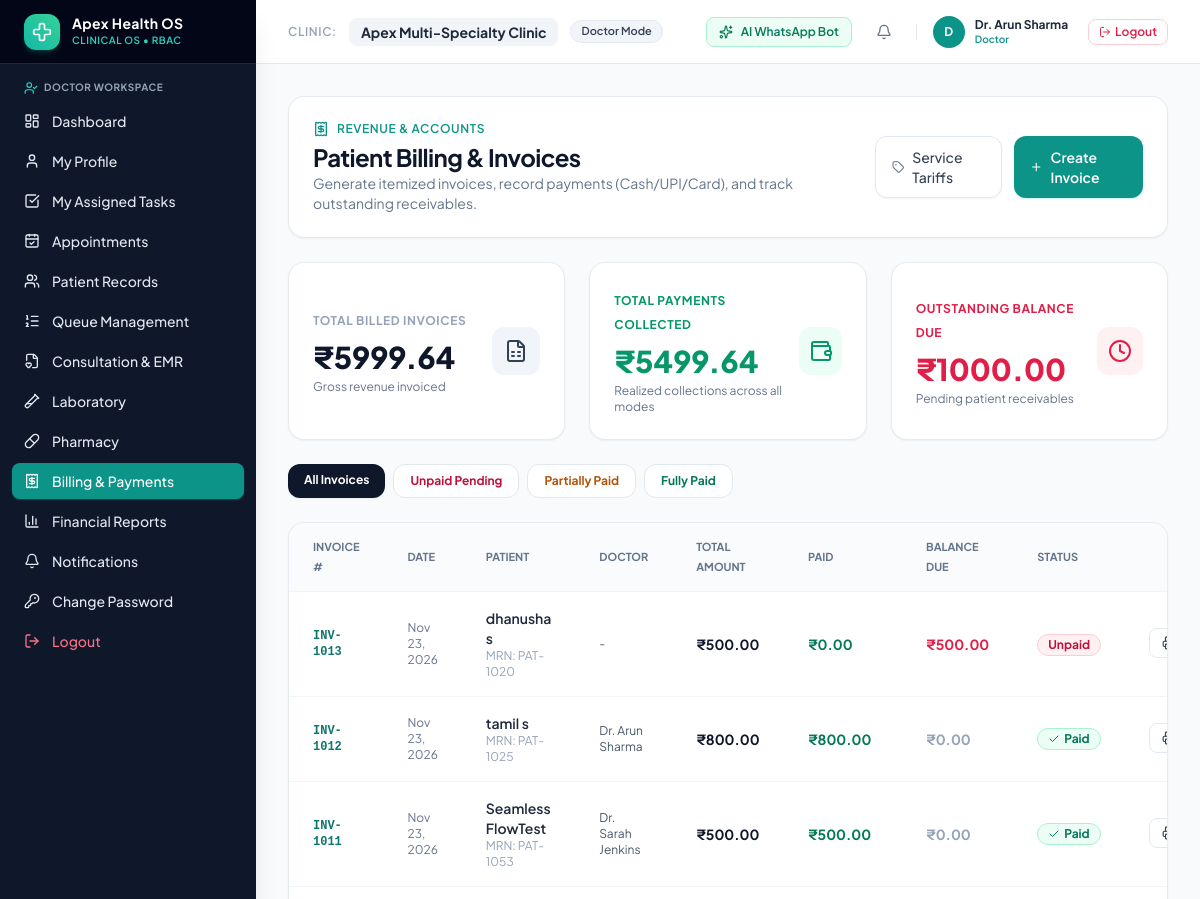
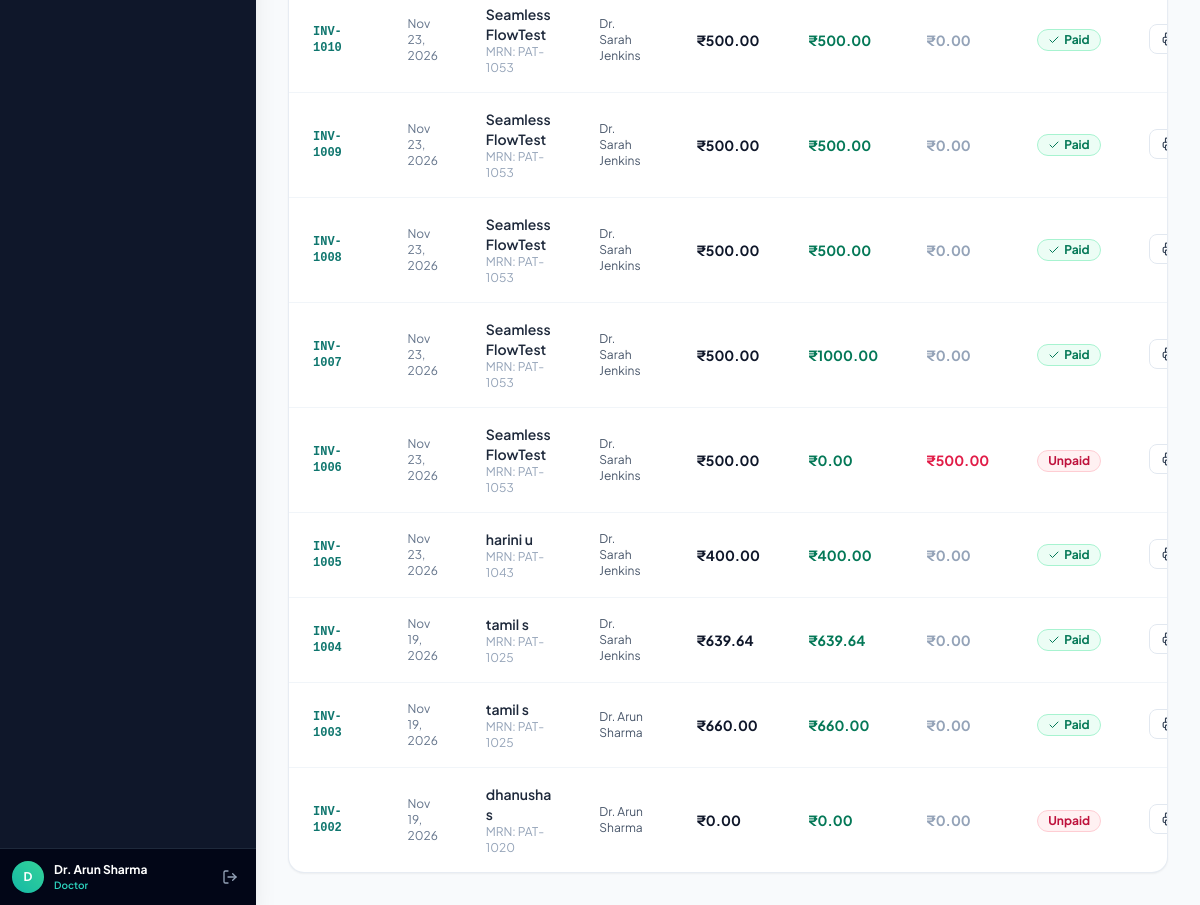
Before: /billing/ (signed in) with the older database file (2 pictures, top to bottom).
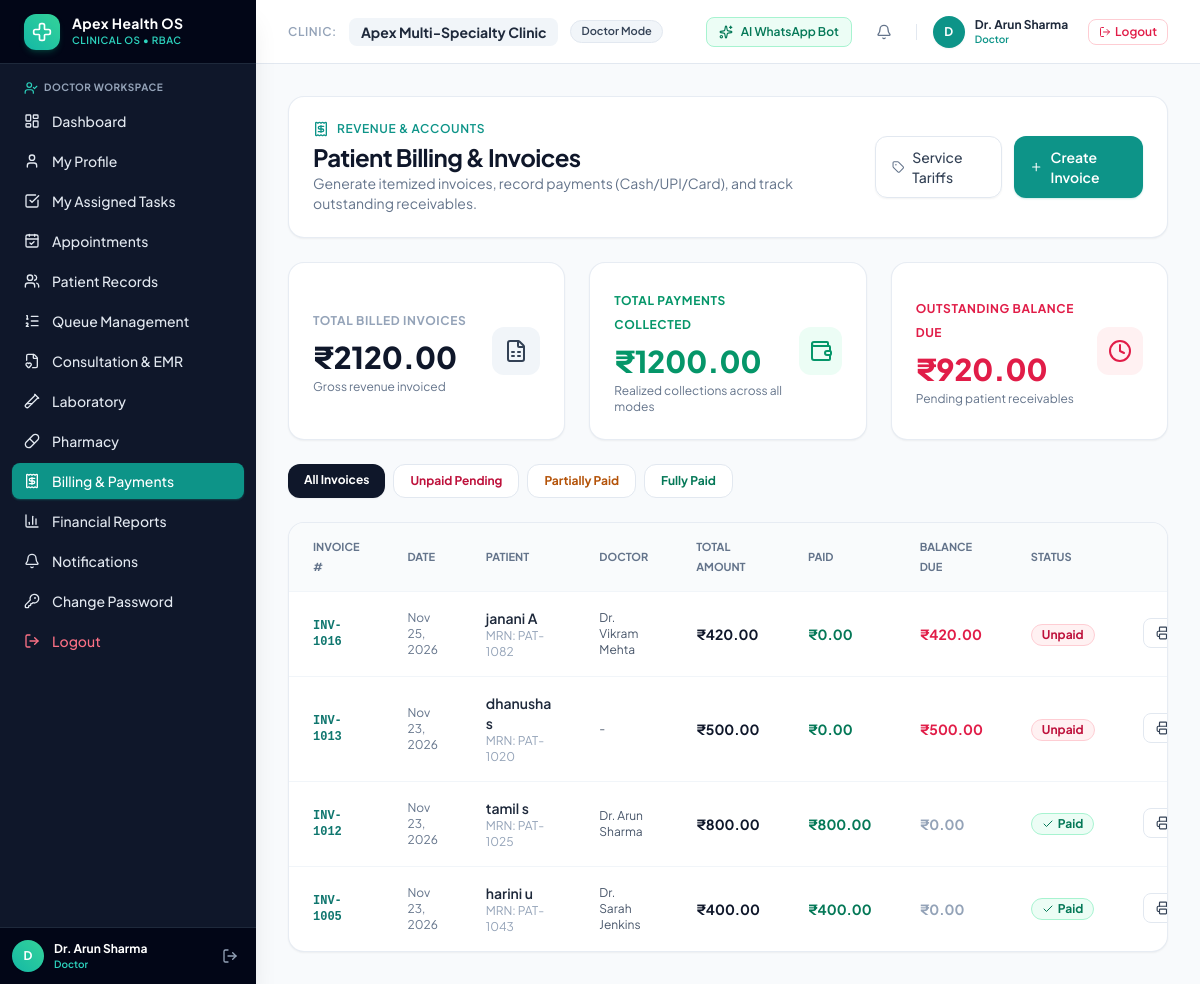
After: the same page with the newer database file.
### apps/billing/models.py (models this page shows, shortened)
class Invoice(TimeStampedModel):
    STATUS_CHOICES = [
        ('UNPAID', 'Unpaid / Pending'),
        ('PARTIALLY_PAID', 'Partially Paid'),
        ('PAID', 'Fully Paid'),
        ('CANCELLED', 'Cancelled / Void'),
    ]
    invoice_number = models.CharField(max_length=50, unique=True, blank=True)
    clinic = models.ForeignKey('clinics.Clinic', on_delete=models.CASCADE, related_name='invoices')
    patient = models.ForeignKey('patients.Patient', on_delete=models.CASCADE, related_name='invoices')
    doctor = models.ForeignKey('doctors.Doctor', on_delete=models.SET_NULL, null=True, blank=True, related_name='invoices')
    appointment = models.ForeignKey('appointments.Appointment', on_delete=models.SET_NULL, null=True, blank=True, related_name='invoices')
    consultation = models.ForeignKey('consultations.Consultation', on_delete=models.SET_NULL, null=True, blank=True, related_name='invoices')
    subtotal = models.DecimalField(max_digits=10, decimal_places=2, default=0.00)
    discount = models.DecimalField(max_digits=10, decimal_places=2, default=0.00)
    tax_percent = models.DecimalField(max_digits=5, decimal_places=2, default=0.00, help_text="e.g. 5.00 for 5% GST")
    tax_amount = models.DecimalField(max_digits=10, decimal_places=2, default=0.00)
    total_amount = models.DecimalField(max_digits=10, decimal_places=2, default=0.00)
    paid_amount = models.DecimalField(max_digits=10, decimal_places=2, default=0.00)
    balance_due = models.DecimalField(max_digits=10, decimal_places=2, default=0.00)
    status = models.CharField(max_length=20, choices=STATUS_CHOICES, default='UNPAID')
    due_date = models.DateField(null=True, blank=True)
    notes = models.TextField(blank=True)
    class Meta:
        ordering = ['-created_at']

### apps/patients/models.py (models this page shows, shortened)
class Patient(TimeStampedModel):
    GENDER_CHOICES = [
        ('M', 'Male'),
        ('F', 'Female'),
        ('O', 'Other'),
    ]
    BLOOD_GROUPS = [
        ('A+', 'A+'), ('A-', 'A-'),
        ('B+', 'B+'), ('B-', 'B-'),
        ('AB+', 'AB+'), ('AB-', 'AB-'),
        ('O+', 'O+'), ('O-', 'O-'),
        ('UNKNOWN', 'Unknown'),
    ]
    clinic = models.ForeignKey('clinics.Clinic', on_delete=models.CASCADE, related_name='patients')
    user = models.OneToOneField(User, on_delete=models.SET_NULL, null=True, blank=True, related_name='patient_record')
    patient_id = models.CharField(max_length=30, blank=True, db_index=True, help_text="Unique Patient MRN ID")
    first_name = models.CharField(max_length=100)
    last_name = models.CharField(max_length=100, blank=True)
    phone = models.CharField(max_length=20, db_index=True)
    email = models.EmailField(blank=True)
    date_of_birth = models.DateField(null=True, blank=True)
    gender = models.CharField(max_length=1, choices=GENDER_CHOICES, default='M')
    blood_group = models.CharField(max_length=10, choices=BLOOD_GROUPS, default='UNKNOWN')
    address = models.TextField(blank=True)
    emergency_contact_name = models.CharField(max_length=100, blank=True)
    emergency_contact_phone = models.CharField(max_length=20, blank=True)
    allergies = models.TextField(blank=True)
    chronic_conditions = models.TextField(blank=True)
    medical_notes = models.TextField(blank=True)
    @property
    def full_name(self):
        return f"{self.first_name} {self.last_name}".strip()
    class Meta:
        ordering = ['first_name', 'last_name']
        unique_together = ('clinic', 'phone')

### apps/doctors/models.py (models this page shows, shortened)
class Doctor(TimeStampedModel):
    clinic = models.ForeignKey('clinics.Clinic', on_delete=models.CASCADE, related_name='doctors')
    user = models.OneToOneField(User, on_delete=models.SET_NULL, null=True, blank=True, related_name='doctor_profile')
    name = models.CharField(max_length=150)
    specialty = models.ForeignKey(Specialty, on_delete=models.SET_NULL, null=True, related_name='doctors')
    qualification = models.CharField(max_length=150, default='MBBS, MD')
    experience_years = models.PositiveIntegerField(default=5)
    consultation_fee = models.DecimalField(max_digits=10, decimal_places=2, default=500.00)
    phone = models.CharField(max_length=20, blank=True)
    email = models.EmailField(blank=True)
    bio = models.TextField(blank=True)
    photo = models.ImageField(upload_to='doctor_profiles/', null=True, blank=True)
    photo_url = models.CharField(max_length=500, blank=True)
    is_available = models.BooleanField(default=True)
    class Meta:
        ordering = ['name']

### apps/billing/views.py (the view)
# urls.py: path('', views.invoice_list, name='invoice_list'),
@login_required
def invoice_list(request):
    is_super = request.user.is_superuser
    profile = getattr(request.user, 'profile', None)
    role = profile.role if profile else ('SUPER_ADMIN' if is_super else 'STAFF')
    is_admin = is_super or role in ['SUPER_ADMIN', 'CLINIC_ADMIN']
    can_manage_billing = is_admin or role in ['ACCOUNTANT', 'RECEPTIONIST', 'DOCTOR', 'PHARMACIST', 'NURSE', 'LAB_TECH']
    if not can_manage_billing:
        messages.error(request, "Access restricted: Financial records and invoices are restricted to Clinic Staff.")
        return redirect('dashboard:index')
    status_filter = request.GET.get('status', '')
    invoices = Invoice.objects.select_related('patient', 'doctor').all()
    if status_filter:
        invoices = invoices.filter(status=status_filter)
    total_billed = sum((inv.total_amount for inv in invoices), Decimal('0.00'))
    total_collected = sum((inv.paid_amount for inv in invoices), Decimal('0.00'))
    total_outstanding = sum((inv.balance_due for inv in invoices), Decimal('0.00'))
    return render(request, 'billing/invoice_list.html', {
        'invoices': invoices,
        'status_filter': status_filter,
        'total_billed': total_billed,
        'total_collected': total_collected,
        'total_outstanding': total_outstanding,
        'can_manage_billing': can_manage_billing,
    })

### templates/billing/invoice_list.html (shortened to what the changed rows need)
{% extends 'base.html' %}
{% block content %}
<div class="space-y-6">
    <div class="flex flex-col sm:flex-row justify-between items-start sm:items-center gap-4 bg-white p-6 rounded-2xl border border-slate-200/80 shadow-sm">
        <div>
            <h1 class="text-2xl font-bold text-slate-900 tracking-tight">Patient Billing & Invoices</h1>
        </div>
    </div>
    <div class="grid grid-cols-1 md:grid-cols-3 gap-6">
        <div class="bg-white p-6 rounded-2xl border border-slate-200/80 shadow-sm flex items-center justify-between">
            <div>
                <span class="text-xs font-bold uppercase tracking-wider text-slate-400">Total Billed Invoices</span>
                <div class="text-3xl font-extrabold text-slate-900 mt-2">₹{{ total_billed }}</div>
                <p class="text-xs text-slate-500 mt-1">Gross revenue invoiced</p>
            </div>
        </div>
        <div class="bg-white p-6 rounded-2xl border border-slate-200/80 shadow-sm flex items-center justify-between">
            <div>
                <span class="text-xs font-bold uppercase tracking-wider text-emerald-600">Total Payments Collected</span>
                <div class="text-3xl font-extrabold text-emerald-600 mt-2">₹{{ total_collected }}</div>
                <p class="text-xs text-slate-500 mt-1">Realized collections across all modes</p>
            </div>
        </div>
        <div class="bg-white p-6 rounded-2xl border border-slate-200/80 shadow-sm flex items-center justify-between">
            <div>
                <span class="text-xs font-bold uppercase tracking-wider text-rose-600">Outstanding Balance Due</span>
                <div class="text-3xl font-extrabold text-rose-600 mt-2">₹{{ total_outstanding }}</div>
                <p class="text-xs text-slate-500 mt-1">Pending patient receivables</p>
            </div>
        </div>
    </div>
    <div class="bg-white rounded-2xl border border-slate-200/80 shadow-sm overflow-hidden">
        <div class="overflow-x-auto">
            <table class="w-full text-left text-sm text-slate-600">
                <thead class="bg-slate-50/80 text-slate-500 uppercase text-[11px] font-semibold border-b border-slate-100">
                    <tr>
                        <th class="py-3.5 px-6">Invoice #</th>
                        <th class="py-3.5 px-6">Date</th>
                        <th class="py-3.5 px-6">Patient</th>
                        <th class="py-3.5 px-6">Doctor</th>
                        <th class="py-3.5 px-6">Total Amount</th>
                        <th class="py-3.5 px-6">Paid</th>
                        <th class="py-3.5 px-6">Balance Due</th>
                        <th class="py-3.5 px-6">Status</th>
                        <th class="py-3.5 px-6 text-right">Actions</th>
                    </tr>
                </thead>
                <tbody class="divide-y divide-slate-100">
                    {% for inv in invoices %}
                    <tr class="hover:bg-slate-50/60 transition">
                        <td class="py-4 px-6 font-mono font-bold text-teal-700 text-xs">{{ inv.invoice_number }}</td>
                        <td class="py-4 px-6 text-xs text-slate-500">{{ inv.created_at|date:"M d, Y" }}</td>
                        <td class="py-4 px-6 font-semibold text-slate-800">
                            {{ inv.patient.full_name }}
                            <div class="text-xs text-slate-400 font-normal">MRN: {{ inv.patient.patient_id|default:inv.patient.id }}</div>
                        </td>
                        <td class="py-4 px-6 text-xs text-slate-600">
                            {% if inv.doctor %}Dr. {{ inv.doctor.name }}{% else %}-{% endif %}
                        </td>
                        <td class="py-4 px-6 font-bold text-slate-900">₹{{ inv.total_amount }}</td>
                        <td class="py-4 px-6 font-bold text-emerald-700">₹{{ inv.paid_amount }}</td>
                        <td class="py-4 px-6 font-bold {% if inv.balance_due > 0 %}text-rose-600{% else %}text-slate-400{% endif %}">
                            ₹{{ inv.balance_due }}
                        </td>
                        <td class="py-4 px-6">
                            {% if inv.status == 'PAID' %}
                            <span class="inline-flex items-center gap-1 px-2.5 py-0.5 rounded-full text-xs font-bold bg-emerald-50 text-emerald-700 border border-emerald-200">
                                <i data-lucide="check" class="w-3 h-3"></i> Paid
                            </span>
                            {% elif inv.status == 'PARTIALLY_PAID' %}
                            <span class="inline-flex items-center gap-1 px-2.5 py-0.5 rounded-full text-xs font-bold bg-amber-50 text-amber-700 border border-amber-200">
                                Partially Paid
                            </span>
                            {% else %}
                            <span class="inline-flex items-center gap-1 px-2.5 py-0.5 rounded-full text-xs font-bold bg-rose-50 text-rose-700 border border-rose-200">
                                Unpaid
                            </span>
                            {% endif %}
                        </td>
                        <td class="py-4 px-6 text-right space-x-2 whitespace-nowrap">
                            <a href="{% url 'billing:invoice_print' inv.pk %}" target="_blank" class="inline-flex items-center gap-1 px-3 py-1.5 rounded-lg border border-slate-200 hover:bg-slate-100 text-slate-700 text-xs font-medium transition">
                                <i data-lucide="printer" class="w-3.5 h-3.5"></i> Print
                            </a>
                        </td>
                    </tr>
                    {% endfor %}
                </tbody>
            </table>
        </div>
    </div>
</div>
{% endblock %}

Changed rows visible on the page:
removed Invoice: invoice_number "INV-1011", created_at "Nov 23, 2026", patient.full_name "Seamless FlowTest", patient.patient_id "PAT-1053", doctor.name "Sarah Jenkins", total_amount "500.00", paid_amount "500.00", balance_due "0.00", status "PAID" (drawn)
removed Invoice: invoice_number "INV-1010", created_at "Nov 23, 2026", patient.full_name "Seamless FlowTest", patient.patient_id "PAT-1053", doctor.name "Sarah Jenkins", total_amount "500.00", paid_amount "500.00", balance_due "0.00", status "PAID" (drawn)
removed Invoice: invoice_number "INV-1009", created_at "Nov 23, 2026", patient.full_name "Seamless FlowTest", patient.patient_id "PAT-1053", doctor.name "Sarah Jenkins", total_amount "500.00", paid_amount "500.00", balance_due "0.00", status "PAID" (drawn)
removed Invoice: invoice_number "INV-1008", created_at "Nov 23, 2026", patient.full_name "Seamless FlowTest", patient.patient_id "PAT-1053", doctor.name "Sarah Jenkins", total_amount "500.00", paid_amount "500.00", balance_due "0.00", status "PAID" (drawn)
removed Invoice: invoice_number "INV-1007", created_at "Nov 23, 2026", patient.full_name "Seamless FlowTest", patient.patient_id "PAT-1053", doctor.name "Sarah Jenkins", total_amount "500.00", paid_amount "1000.00", balance_due "0.00", status "PAID" (drawn)
removed Invoice: invoice_number "INV-1006", created_at "Nov 23, 2026", patient.full_name "Seamless FlowTest", patient.patient_id "PAT-1053", doctor.name "Sarah Jenkins", total_amount "500.00", paid_amount "0.00", balance_due "500.00", status "Unpaid"
removed Invoice: invoice_number "INV-1004", created_at "Nov 19, 2026", patient.full_name "tamil s", patient.patient_id "PAT-1025", doctor.name "Sarah Jenkins", total_amount "639.64", paid_amount "639.64", balance_due "0.00", status "PAID" (drawn)
removed Invoice: invoice_number "INV-1003", created_at "Nov 19, 2026", patient.full_name "tamil s", patient.patient_id "PAT-1025", doctor.name "Arun Sharma", total_amount "660.00", paid_amount "660.00", balance_due "0.00", status "PAID" (drawn)
removed Invoice: invoice_number "INV-1002", created_at "Nov 19, 2026", patient.full_name "dhanusha s", patient.patient_id "PAT-1020", doctor.name "Arun Sharma", total_amount "0.00", paid_amount "0.00", balance_due "0.00", status "Unpaid"
added Invoice: invoice_number "INV-1016", created_at "Nov 25, 2026", patient.full_name "janani A", patient.patient_id "PAT-1082", doctor.name "Vikram Mehta", total_amount "420.00", paid_amount "0.00", balance_due "420.00", status "Unpaid"
Other visible differences:
{{ total_billed }}: "5999.64" → "2120.00"
{{ total_collected }}: "5499.64" → "1200.00"
{{ total_outstanding }}: "1000.00" → "920.00"
